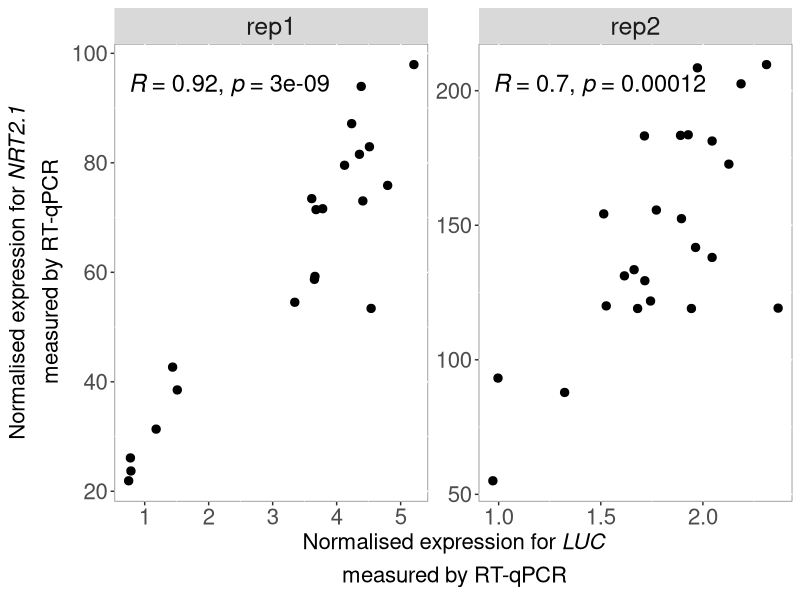
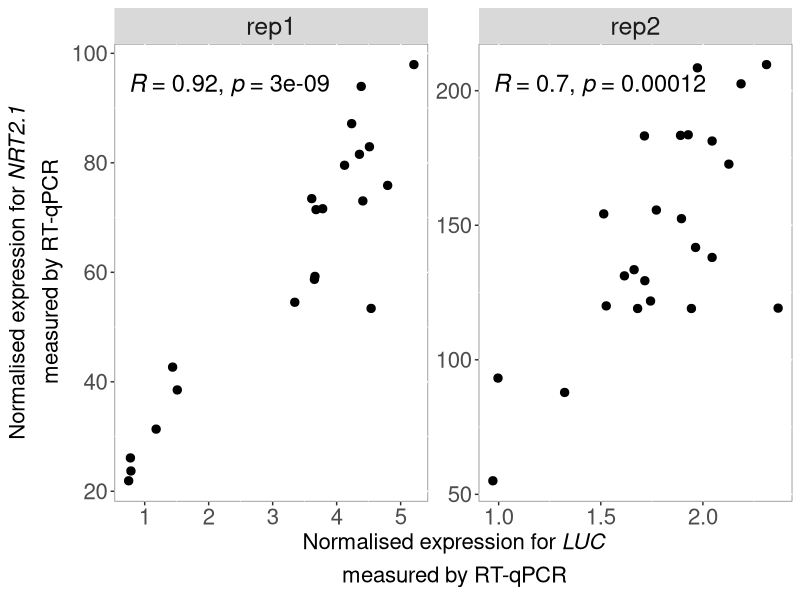

These charts were generated, in order, by the following R code:
## ---- chunk 1
knitr::opts_chunk$set(echo = TRUE)
## ---- chunk 2
library(tidyverse)
library(ggpubr)
## ---- chunk 3


AR1277_plate1 <- read_tsv("AR1277_RTqPCR_luc_1mM_plate1.txt") %>% 
  mutate(expt="rep1" , plate="plate1")

AR1277_plate2 <- read_tsv("AR1277_RTqPCR_luc_1mM_plate2.txt") %>% 
  mutate(expt="rep1" , plate="plate2")

AR1277_plate3 <- read_tsv("AR1277_RTqPCR_luc_1mM_plate3.txt") %>% 
  mutate(expt="rep1" , plate="plate3")

AV32 <- read_tsv("AV32_20240319_RT_NRT21_vs_LUC.txt") %>% 
  mutate(expt="rep2" , plate="plate1")

RTqPCR_allPlates  <- bind_rows(AR1277_plate1, AR1277_plate2, AR1277_plate3, AV32)

## ---- chunk 4
library(ggtext)

group_by(RTqPCR_allPlates,expt, plate, Primer, Name) %>% 
  summarise(MeanCp=mean(Cp, na.rm = TRUE)) %>% 
  pivot_wider(names_from = Primer, values_from = MeanCp) %>% 
  select(-HVG, -LVG) %>% 
  rowwise() %>% 
  mutate(MeanControls=mean(c(ACT2, UBQ10), na.rm = TRUE)) %>% 
  mutate_at(c( "LUC", "NRT2.1"), funs(PercControl=(2^(-(.-MeanControls))*100))) %>% 
  ggplot(aes(x=LUC_PercControl, y=NRT2.1_PercControl)) +
  geom_point(size=2.5) +
  xlab(expression(atop(paste("Normalised expression for ",italic("LUC")), "measured by RT-qPCR"))) +
  ylab(expression(atop(paste("Normalised expression for ",italic("NRT2.1")), "measured by RT-qPCR"))) +
  stat_cor(size=6) +
  facet_wrap(.~expt, scales = "free") +
  theme(legend.text=element_text(size=16),legend.title = element_text(size=16, face="bold"), 
        axis.text=element_text(size=16), axis.title=element_text(size=16),
        plot.title = element_text(size=20,face="bold"),
        panel.background = element_rect(fill = "white", colour = "grey50"),
        legend.position = "none", strip.text.x = element_text(size = 18))


ggsave("Correlation_NRT2.1_LUC_2reps.jpg", height = 4.5, width = 7)

